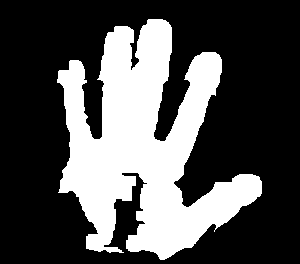
#> input picture templates/5.png, 300 x 264 px
$ python GestureRecog.py
#> lines starting #> are read from the running program, lines starting #| are printed output that depends on the picture; after the words box and inside, x2 and y2 are one past the last pixel; in counts of white or black regions, pixels touching at a corner belong together; long printed decimals are rounded
### VideoGet.py
#!/usr/bin/env python3
# -*- coding: utf-8 -*-
"""
Created on Wed Feb 17 15:58:34 2021

@author: https://nrsyed.com/2018/07/05/multithreading-with-opencv-python-to-improve-video-processing-performance/
"""

from threading import Thread
import cv2

class VideoGet:
    """
    Class that continuously gets frames from a VideoCapture object
    with a dedicated thread.
    """

    def __init__(self, src=0, framewidth=640, frameheight=480):
        self.stream = cv2.VideoCapture(src)
        self.stream.set(cv2.CAP_PROP_FRAME_WIDTH, framewidth)
        self.stream.set(cv2.CAP_PROP_FRAME_HEIGHT, frameheight)

        (self.grabbed, self.frame) = self.stream.read()
        if not self.grabbed:
            print('Cannot read a frame from video stream')
            self.stopped = True
        self.stopped = False

    def start(self):
        Thread(target=self.get, args=()).start()
        return self

    def get(self):
        while not self.stopped:
            if not self.grabbed:
                print("Cannot read a frame from video stream")
                self.stop()
            else:
                (self.grabbed, self.frame) = self.stream.read()

    def stop(self):
        self.stopped = True
        self.stream.release()

### GestureRecog.py
#!/usr/bin/env python3
# -*- coding: utf-8 -*-
"""
Created on Sat Feb 13 23:16:00 2021

@team :
    Neel, Mahir, Sherry, Yiwen
"""
import cv2
import numpy as np
import sys, os
import glob
# import imutils
from VideoGet import VideoGet
from VideoShow import VideoShow
import time

# Skin Detection using HSV color space
# Returns the detected skin frame

DEBUG = 0


def skinDetectionHSV(img):
    '''
    Parameters
    ----------
    img: color image
    '''
    image = np.array(img)
    imageHSV = cv2.cvtColor(image, cv2.COLOR_BGR2HSV)
    skinMaskHSV = cv2.bitwise_or((cv2.inRange(imageHSV, (0, 25, 80), (50, 255, 255))),
                                 (cv2.inRange(imageHSV, (150, 25, 80), (255, 255, 255))))
    skinHSV = cv2.bitwise_and(image, image, mask=skinMaskHSV)
    return skinHSV


def matchTemplate(img, templates, titles, method=cv2.TM_CCORR_NORMED):
    '''
    Parameters
    ----------
    img : grayscale image
    template : grayscale image
    method: matching method, an integer,
            'cv2.TM_CCOEFF', 'cv2.TM_CCOEFF_NORMED', 'cv2.TM_CCORR',
            'cv2.TM_CCORR_NORMED', 'cv2.TM_SQDIFF', 'cv2.TM_SQDIFF_NORMED'

    Returns
    -------
    bounding box.

    '''

    found = None
    # loop over the scales of the image
    for scale in np.linspace(0.2, 1.0, 20)[::-1]:
        resized = cv2.resize(img, (int(img.shape[1] * scale), int(img.shape[0] * scale)))
        r = img.shape[1] / float(resized.shape[1])
        # edged = cv2.Canny(resized, 40, 90)
        edged = resized
        # cv2.imshow('frame', edged)
        for template, t in zip(templates, titles):
            tH, tW = template.shape[:2]
            if resized.shape[0] < tH or resized.shape[1] < tW:
                break
            # cv2.imshow("Template", template)

            result = cv2.matchTemplate(edged, template, method)
            (_, maxVal, _, maxLoc) = cv2.minMaxLoc(result)
            # if we have found a new maximum correlation value, then update
            # the bookkeeping variable
            if found is None or maxVal > found[0]:
                found = (maxVal, maxLoc, r, t)

    # unpack the bookkeeping variable and compute the (x, y) coordinates
    # of the bounding box based on the resized ratio
    (maxVal, maxLoc, r, t) = found
    (startX, startY) = (int(maxLoc[0] * r), int(maxLoc[1] * r))
    (endX, endY) = (int((maxLoc[0] + tW) * r), int((maxLoc[1] + tH) * r))

    return maxVal, t, startX, startY, endX, endY


if __name__ == "__main__":

    # read templates from folder
    templates = glob.glob("templates/*.png")

    templates_gray = [cv2.imread(template, 0) for template in templates]
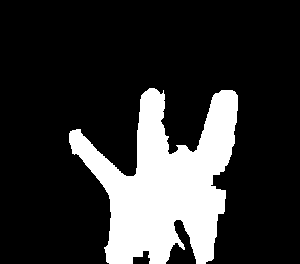
#> input picture templates/8.png, 300 x 264 px
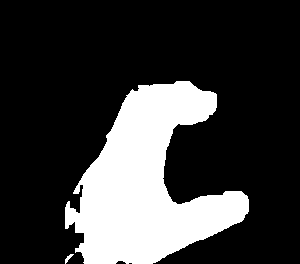
#> input picture templates/C.png, 300 x 264 px
#> templates_gray = 3 items
    names = [(name.split("/")[-1]).split(".")[0] for name in templates]

    fW = 640
    fH = 480
    video_getter = VideoGet(0, fW, fH).start()
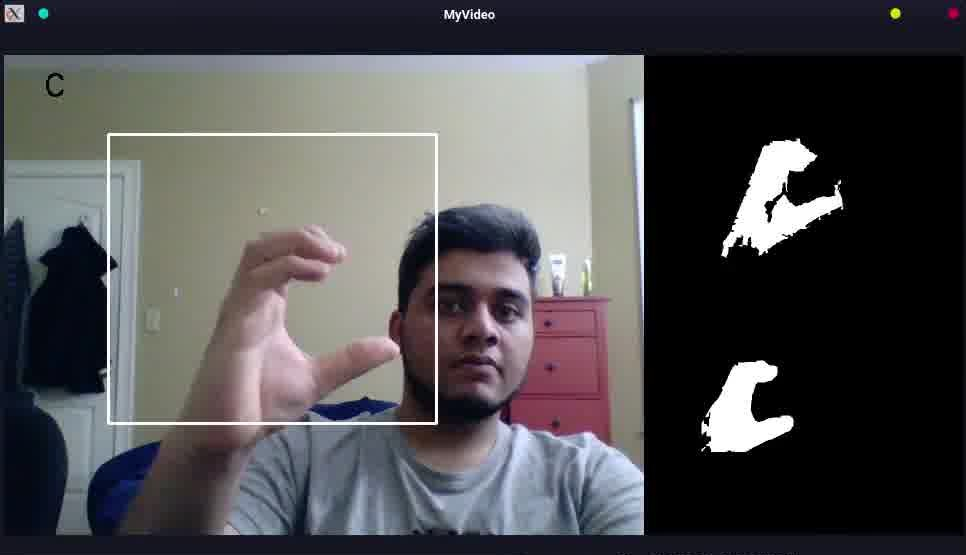
#> input picture images/C.jpg, 966 x 555 px, given in place of the camera
#> in __init__, self.frame is the input picture: shape (555, 966, 3); mean B, G, R 80.3, 77.9, 79
    # video_shower = VideoShow(video_getter.frame).start()

    cv2.namedWindow("MyVideo", cv2.WINDOW_AUTOSIZE)
    fgbg = cv2.createBackgroundSubtractorKNN()

    fourcc = cv2.VideoWriter_fourcc(*'MPEG')
    out = cv2.VideoWriter('myOutput.avi', fourcc, 9.0, (fW * 3 // 2, fH))

    while (True):
        start = int(round(time.time() * 1000))

        frame = video_getter.frame
        # video_shower.frame = frame
        fgmask = fgbg.apply(frame)
#> fgmask: shape (555, 966); every value is 255
        if DEBUG:
            cv2.imshow("backgroundSubtraction", fgmask)
        fgmask = cv2.medianBlur(fgmask, 3)
        fgmask = cv2.blur(fgmask, (3, 3))
        fgmask = cv2.dilate(fgmask, np.ones((7, 7)))
        fgmask = ((fgmask > 0) * 255).astype(np.uint8)
        if DEBUG:
            cv2.imshow("dilated", fgmask)
        skinMatching = skinDetectionHSV(frame)
#> in skinDetectionHSV, `imageHSV = cv2.cvtColor(image, cv2.COLOR_BGR2HSV)`: imageHSV: shape (555, 966, 3); mean H, S, V 66.2, 49.3, 85.9
#> in skinDetectionHSV, `skinMaskHSV = cv2.bitwise_or((cv2.inRange(imageHSV, (0, 25, 80), (50, ..`: skinMaskHSV: shape (555, 966); 19.1% white; 33 white regions (16 under 20 px), largest, box (x1, y1, x2, y2) and area: (110, 136, 403, 422) 52702, (438, 160, 640, 458) 25517, (5, 69, 352, 160) 19312
        skinMatching = cv2.medianBlur(skinMatching, 5)
        skinMatching = cv2.cvtColor(skinMatching, cv2.COLOR_BGR2GRAY)
#> skinMatching: shape (555, 966)
        skinMatching = ((skinMatching > 0) * 255).astype(np.uint8)
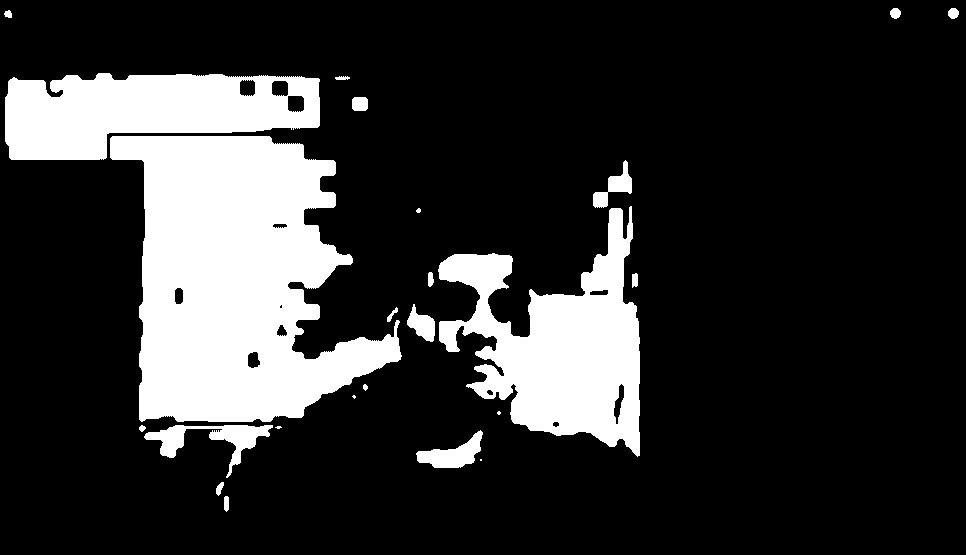
#> skinMatching: shape (555, 966); 19.1% white; 24 white regions (5 under 20 px)
        if DEBUG:
            cv2.imshow("skinMatching", skinMatching)
        fgmask = cv2.bitwise_and(skinMatching, fgmask)
        if DEBUG:
            cv2.imshow("merged", fgmask)
        # fgmask = cv2.blur(fgmask,(5,5))
        tt = np.zeros_like(fgmask)
        contours, hierarchy = cv2.findContours(fgmask, cv2.RETR_TREE, cv2.CHAIN_APPROX_SIMPLE)
#> contours = 36 contours, 7 with area under 20; largest, box (x1, y1, x2, y2) and area: (110, 136, 402, 422) 52416, (438, 206, 640, 457) 24440, (5, 73, 320, 160) 19523, (144, 425, 273, 478) 1795, (416, 430, 483, 468) 1104
        if len(contours) != 0:
            maxCont = max(contours, key=cv2.contourArea)
#> maxCont = contour of 391 points, box (x1, y1, x2, y2) (110, 136, 402, 422), area 52416
            blankImage = np.zeros_like(fgmask)
            cv2.drawContours(blankImage, [maxCont], -1, (255, 255, 255), thickness=cv2.FILLED)
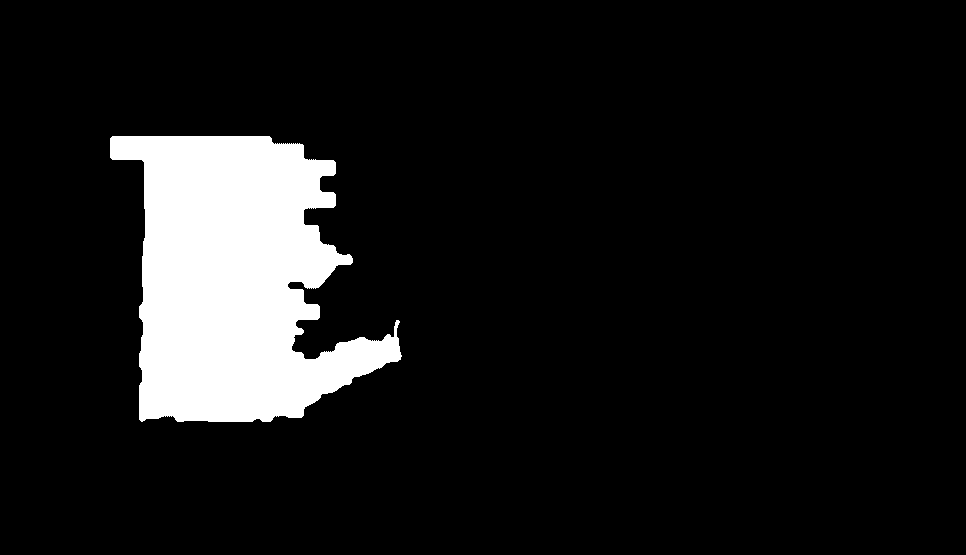
#> blankImage: shape (555, 966); 9.9% white; 1 white region, box (x1, y1, x2, y2) and area: (110, 136, 402, 422) 53099
            maxVal, name, startX, startY, endX, endY = matchTemplate(blankImage, templates_gray, names)
#> after the loop in matchTemplate, `for scale in np.linspace(0.2, 1.0, 20)[::-1]:`: found = (0.802, (47, 81), 1.27, '5')
#> in matchTemplate, `(maxVal, maxLoc, r, t) = found`: maxVal = 0.802; maxLoc = (47, 81); r = 1.27; t = '5'
#> in matchTemplate, `(startX, startY) = (int(maxLoc[0] * r), int(maxLoc[1] * r))`: startX = 59; startY = 102
#> in matchTemplate, `(endX, endY) = (int((maxLoc[0] + tW) * r), int((maxLoc[1] + tH) * r))`: endX = 439; endY = 437
#> maxVal = 0.802; name = '5'; startX = 59; startY = 102; endX = 439; endY = 437
            print(maxVal, name, startX, startY, endX, endY)
#| 0.8023 5 59 102 439 437
            if maxVal > 0.7:
                box = [(startX, startY), (endX, endY)]
#> box = [(59, 102), (439, 437)]
                cv2.putText(frame, name, (40, 40), cv2.FONT_HERSHEY_SIMPLEX, 1, (0, 0, 0), 2)
#> frame: shape (555, 966, 3); 0.03% of pixels changed, all inside (x1, y1, x2, y2) = (42, 18, 59, 42)
                cv2.rectangle(frame, box[0], box[1], (255, 255, 255), 2)
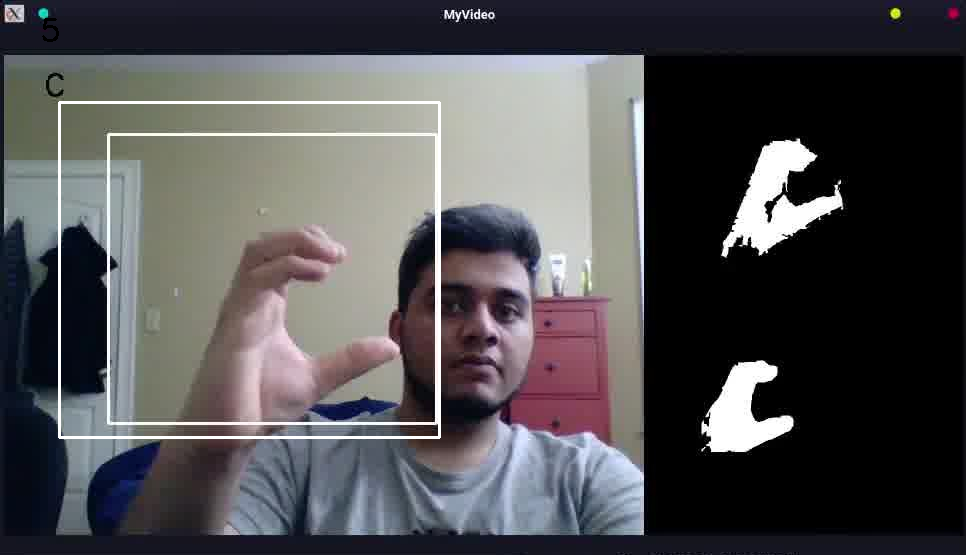
#> frame: shape (555, 966, 3); mean B, G, R 81.5, 79.1, 80.2
                idx = names.index(name)
#> idx = 0
                tH, tW = templates_gray[idx].shape[:2]
#> tH = 264; tW = 300
                tt = cv2.copyMakeBorder(templates_gray[idx], 50, fH - tH - 50, 50, fW - tW - 50, cv2.BORDER_CONSTANT,
                                        value=0)
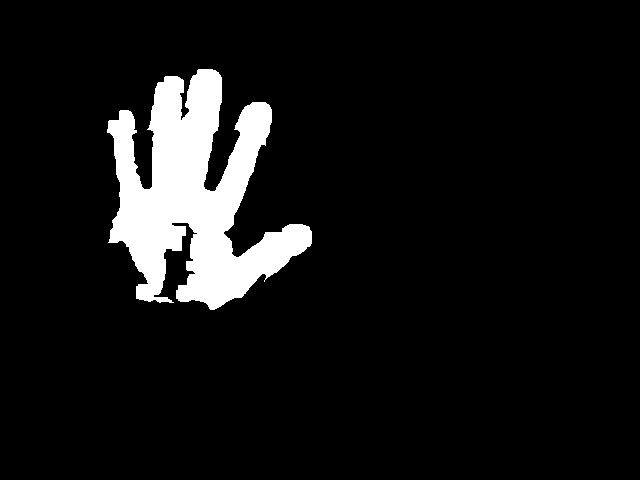
#> tt: shape (480, 640); 8.1% white; 1 white region, box (x1, y1, x2, y2) and area: (107, 69, 312, 310) 24881
#> (the run stopped early here; a loop or call above may not have finished)
